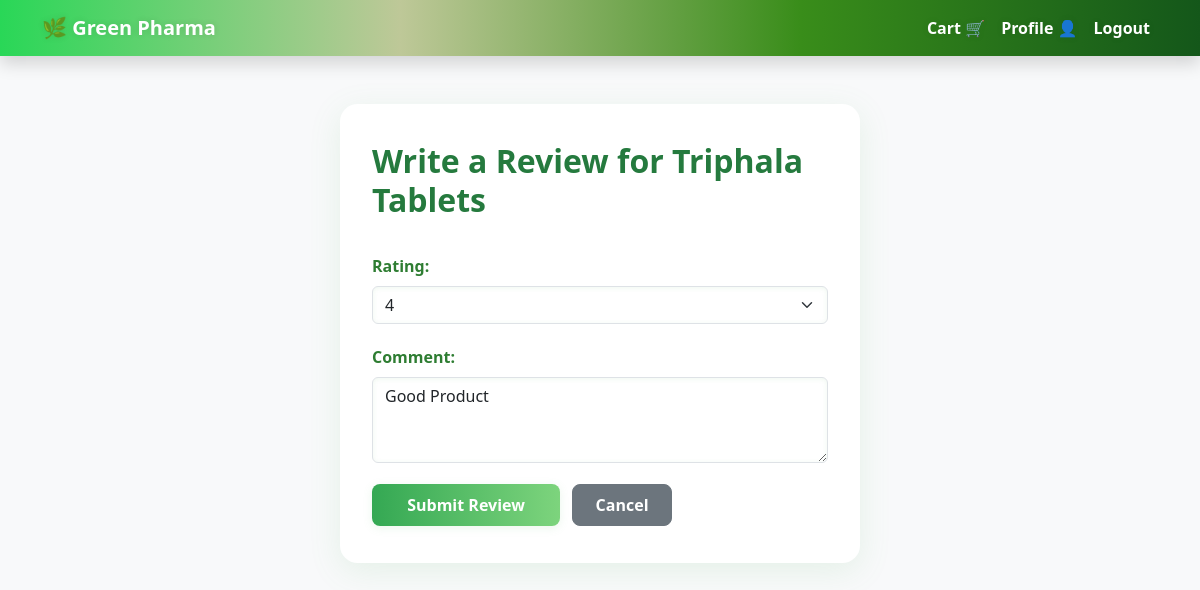
The page /customer/product/1/review/ (signed in) on the database its author committed.
### greenpharma/models.py (models this page shows, shortened)
class Product(models.Model):
    name = models.CharField(max_length=200)
    description = models.TextField(blank=True)
    price = models.DecimalField(max_digits=10, decimal_places=2)
    stock = models.IntegerField(default=0)
    image = models.ImageField(upload_to="products/", blank=True, null=True)
    expiry_date = models.DateField(blank=True, null=True)  # Expiry date
    offer = models.DecimalField(max_digits=5, decimal_places=2, default=0)  # Discount %
    category = models.ForeignKey(
        Category, on_delete=models.CASCADE, related_name="products", null=True, blank=True
    )
    seller = models.ForeignKey(
        SellerProfile, on_delete=models.CASCADE, related_name="products", null=True, blank=True
    )

class Review(models.Model):
    product = models.ForeignKey(Product, on_delete=models.CASCADE, related_name="reviews")
    customer = models.ForeignKey(CustomerProfile, on_delete=models.CASCADE)
    rating = models.PositiveSmallIntegerField(default=5)  # 1 to 5 stars
    comment = models.TextField(blank=True, null=True)
    created_at = models.DateTimeField(default=timezone.now)
    class Meta:
        unique_together = ('product', 'customer')

### greenpharma/views.py (the view)
# urls.py: path('customer/product/<int:product_id>/review/', views.write_review, name='write_review'),
@login_required
def write_review(request, product_id):
    product = get_object_or_404(Product, id=product_id)
    customer = CustomerProfile.objects.get(user=request.user)
    try:
        review = Review.objects.get(product=product, customer=customer)
    except Review.DoesNotExist:
        review = None
    if request.method == "POST":
        form = ReviewForm(request.POST, instance=review)
        if form.is_valid():
            new_review = form.save(commit=False)
            new_review.product = product
            new_review.customer = customer
            new_review.save()
            return redirect('product_detail', product_id=product_id)
    else:
        form = ReviewForm(instance=review)
    return render(request, 'greenpharma/write_review.html', {
        'form': form,
        'product': product,
    })

### greenpharma/forms.py
class ReviewForm(forms.ModelForm):
    class Meta:
        model = Review
        fields = ['rating', 'comment']
        widgets = {
            'rating': forms.Select(choices=[(i,i) for i in range(1,6)], attrs={'class': 'form-select'}),
            'comment': forms.Textarea(attrs={'class': 'form-control', 'rows': 3}),
        }

### greenpharma/templates/greenpharma/write_review.html (shortened to what this page needs)
{% load static %}
<!DOCTYPE html>
<html lang="en">
<head>
    <link href="https://cdn.jsdelivr.net/npm/bootstrap@5.3.0/dist/css/bootstrap.min.css" rel="stylesheet" />
</head>
<body class="bg-light">
<nav class="navbar navbar-expand-lg navbar-dark bg-success shadow">
  <div class="container">
    <a class="navbar-brand fw-bold" href="{% url 'home' %}">🌿 Green Pharma</a>
    <ul class="navbar-nav ms-auto">
      <a class="nav-link text-white" href="{% url 'view_cart' %}">Cart 🛒</a>
      <li class="nav-item"><a class="nav-link text-white" href="{% url 'customer_profile' %}">Profile 👤</a></li>
      <li class="nav-item"><a class="nav-link text-white" href="{% url 'logout' %}">Logout</a></li>
    </ul>
  </div>
</nav>
<div class="container mt-5">
  <h2>Write a Review for {{ product.name }}</h2>
  <form method="POST">
    <div class="mb-3">
      {{ form.rating.label_tag }}
      {{ form.rating }}
    </div>
    <div class="mb-3">
      {{ form.comment.label_tag }}
      {{ form.comment }}
    </div>
    <button type="submit" class="btn btn-primary">Submit Review</button>
    <a href="{% url 'product_detail' product.id %}" class="btn btn-secondary ms-2">Cancel</a>
  </form>
</div>
</body>
</html>

### greenpharma/templates/greenpharma/write_review.html (style rules this page uses)
body.bg-light { background-color: #f6faf4; font-family: 'Segoe UI', Tahoma, Geneva, Verdana, sans-serif; }
.navbar.bg-success { background: linear-gradient(90deg, #29d757, #bec898, #398d1a, #14571a); }
.navbar-brand, .navbar-nav .nav-link { color: #fff !important; font-weight: 700; text-shadow: 0 0 6px rgba(35, 70, 33, 0.14); }
.container.mt-5 { max-width: 520px; background: #fff; border-radius: 1.1rem; box-shadow: 0 8px 32px rgba(102, 187, 106, 0.13); padding: 2.4rem 2rem 2.3rem 2rem; }
h2 { color: #257a3e; font-weight: 700; margin-bottom: 2.2rem; }
label { color: #2e7d32; font-weight: 700; margin-bottom: .5em; font-size: 1rem; }
.mb-3 { margin-bottom: 1.3rem !important; }
input, select, textarea { border: 2px solid #66bb6a; border-radius: 0.45rem; padding: 0.52rem 1.1rem; background: #f8fefa; font-size: 1.05rem; transition: border-color 0.2s, box-shadow 0.2s; box-shadow: 0 1px 5px rgba(102, 187, 106, 0.1) inset; }
.btn-primary { background: linear-gradient(90deg, #34a853, #7dd47d); border: none; font-weight: 700; border-radius: 0.5rem; padding: 0.54rem 2.2rem; box-shadow: 0 2px 10px rgba(102, 187, 106, 0.13); transition: background 0.22s, box-shadow 0.22s; }
.btn-secondary { font-weight: 600; border-radius: 0.5rem; padding: 0.50rem 1.4rem; }

### rows shown on the page
Product: name "Triphala Tablets"
Review: rating "4", comment "Good Product"
